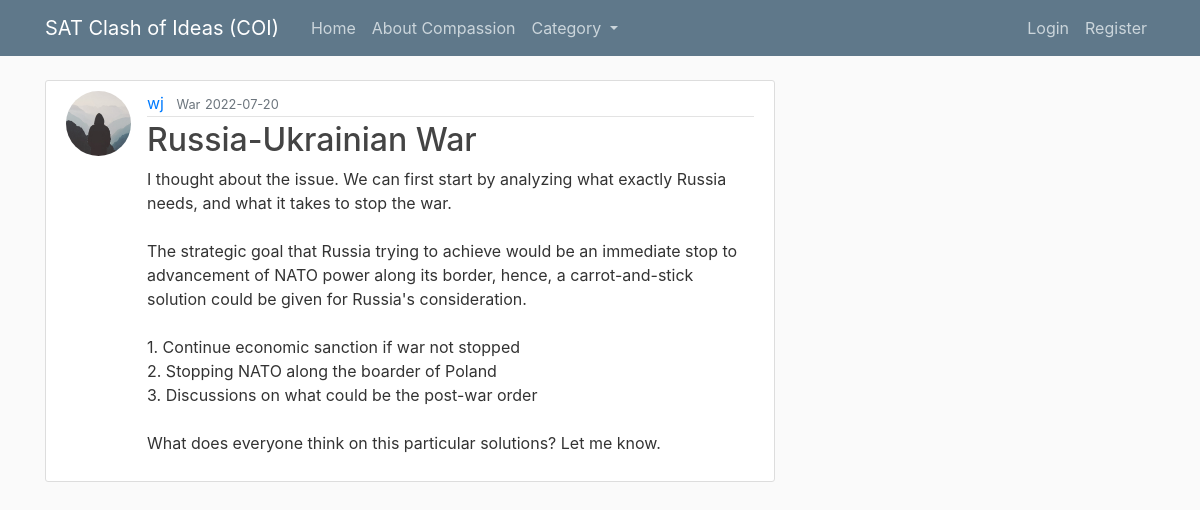
Page /category/war on the committed database.
### flaskblog/models.py (models this page shows, shortened)
class Post(db.Model):
    id = db.Column(db.Integer, primary_key=True)
    title = db.Column(db.String(100), nullable=False)
    date_posted = db.Column(db.DateTime, nullable=False, default=datetime.utcnow)
    category = db.Column(db.String(20), nullable=False)
    content = db.Column(db.Text, nullable=False)
    user_id = db.Column(db.Integer, db.ForeignKey('user.id'), nullable=False)

class User(db.Model, UserMixin):
    id = db.Column(db.Integer, primary_key=True)
    username = db.Column(db.String(20), unique=True, nullable=False)
    email = db.Column(db.String(120), unique=True, nullable=False)
    image_file = db.Column(db.String(20), nullable=False, default='default.jpg')
    password = db.Column(db.String(60), nullable=False)
    posts = db.relationship('Post', backref='author', lazy=True)

### flaskblog/routes.py (the view)
@app.route("/category/<variable>", methods=["GET", "POST"])
def category_post(variable):
    posts = Post.query.filter_by(category=variable).all()
    return render_template('home.html', posts=posts)

### flaskblog/templates/home.html
{% extends "layout.html" %}
{% block content %}
{% for post in posts %}
<article class="media content-section">
  <img class="rounded-circle article-img"
    src="{{ url_for('static', filename='profile_pics/' + post.author.image_file) }}">
  <div class="media-body">
    <div class="article-metadata">
      <a class="mr-2" href="#">{{ post.author.username }}</a>
      <small class="text-muted" href="#">{{ post.category.replace("_", " ").title() }}</small>
      <small class="text-muted">{{ post.date_posted.strftime('%Y-%m-%d') }}</small>
    </div>
    <h2><a class="article-title" href="{{ url_for('post', post_id=post.id) }}">{{ post.title }}</a></h2>
    <p class="article-content">{{ post.content }}</p>
  </div>
</article>
{% endfor %}
{% endblock content %}

### flaskblog/static/main.css (style rules this page uses)
body { background: #fafafa; color: #333333; margin-top: 5rem; }
h1, h2, h3, h4, h5, h6 { color: #444444; }
.content-section { background: #ffffff; padding: 10px 20px; border: 1px solid #dddddd; border-radius: 3px; margin-bottom: 20px; }
.article-title { color: #444444; }
.article-content { white-space: pre-line; }
.article-img { height: 65px; width: 65px; margin-right: 16px; }
.article-metadata { padding-bottom: 1px; margin-bottom: 4px; border-bottom: 1px solid #e3e3e3 }

### rows in the picture
Post: image_file (placeholder picture), author.username "wj", category.replace "War", date_posted "2022-07-20", title "Russia-Ukrainian War", content "I thought about the issue. We can first start by analyzing what exactly Russia needs, and what it takes to stop the war. The strategic goal that Russia trying to achieve would be an immediate stop to advancement of NATO power along its border, hence, a carrot-and-stick solution could be given for Russia's consideration. 1. Continue economic sanction if war not stopped 2. Stopping NATO along the boarder of Poland 3. Discussions on what could be the post-war order What does everyone think on this particular solutions? Let me know."
